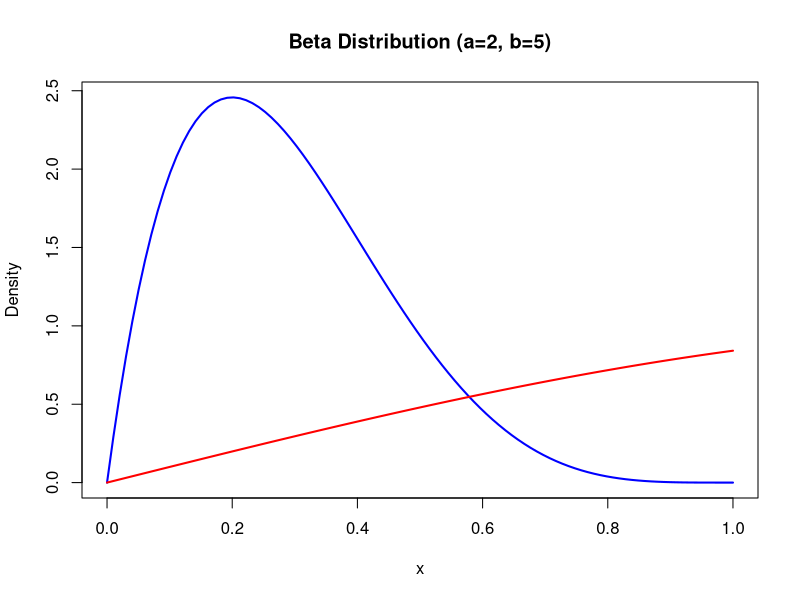
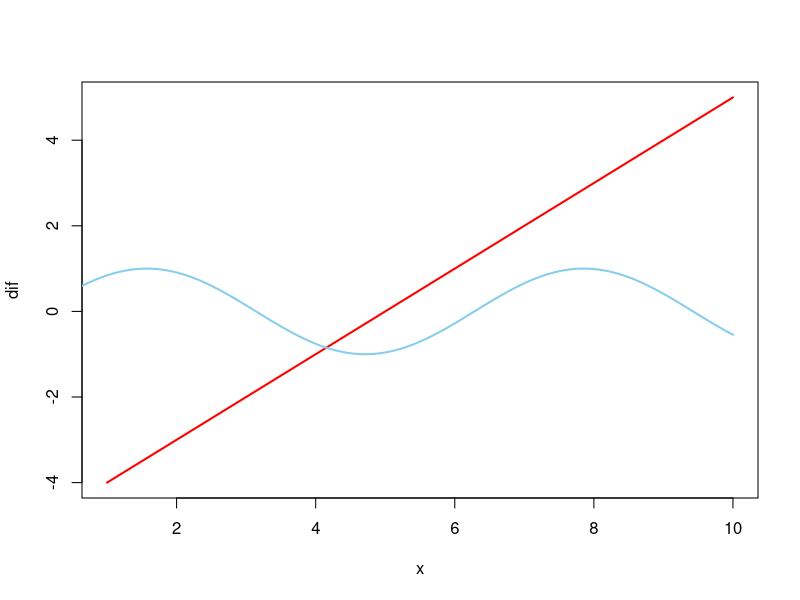
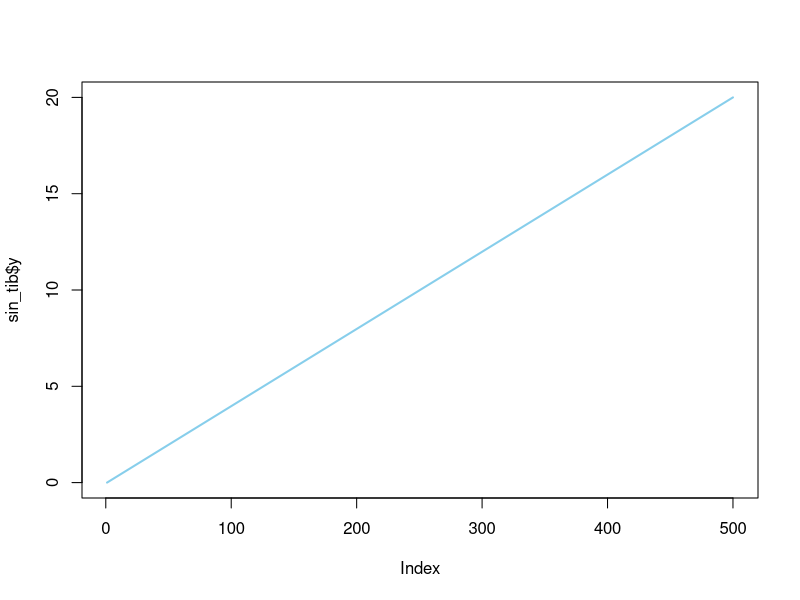
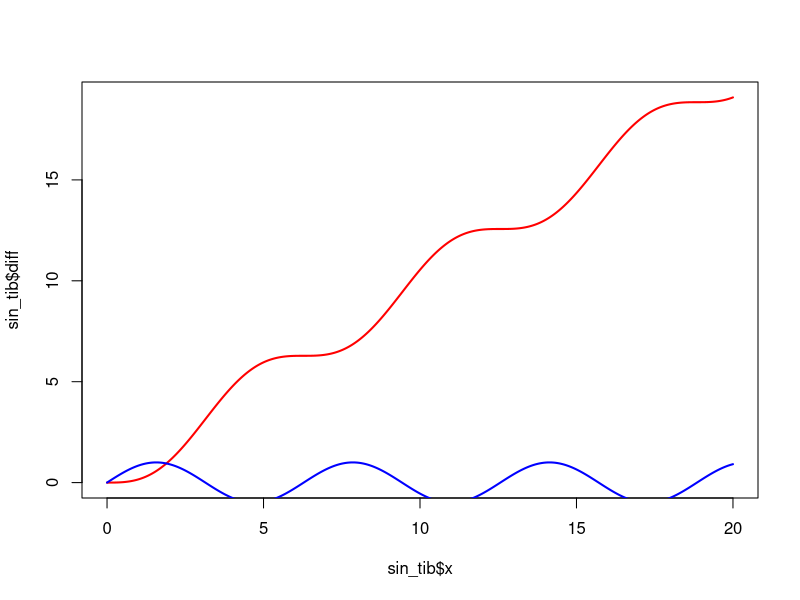
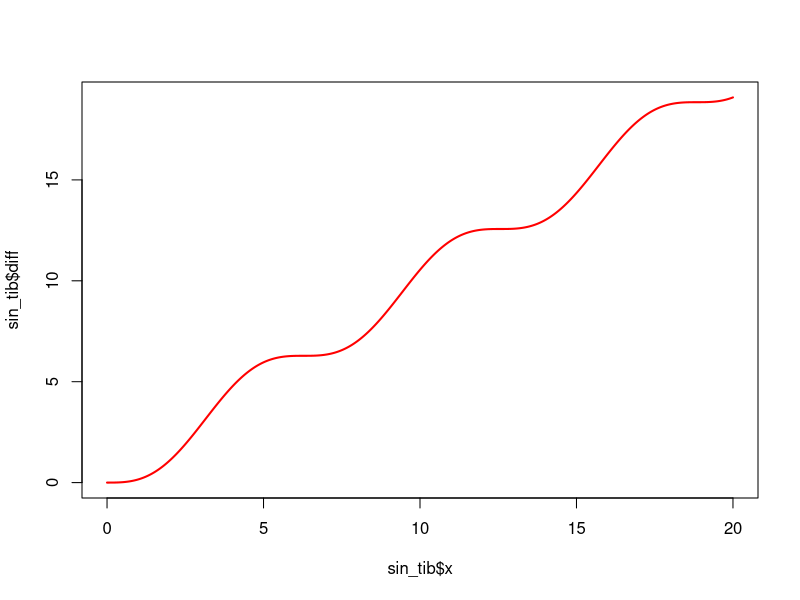

Reproduce these figures in R, in order.
library(tidyverse)

par(mfrow=c(2,1))
par(mfrow=c(1,1))

#----

x <- seq(0,1,length = 100)

y <- dbeta(x,2,5)
plot(x,y,type='l',lwd=2,col='blue',main='Beta Distribution (a=2, b=5)',ylab='Density',xlab='x')

tibble::tibble(x,y) |> View()

z <- sin(x)
lines(x,z,col='red',lwd=2)

#----

x <- seq(0,10,length = 1000)
z <- sin(x)

tibble::tibble(x = 1:10, z = 5, dif = x - z) %>% 
  (\(df) with(df, plot(dif ~ x, type = "l", lwd = 2, col = "red")))

lines(x,z,type='l',lwd=2,col='skyblue')

#----

sin_tib <- tibble::tibble(x = seq(0,20,length = 500),
                          sinx = sin(x),
                          diff = x - sin(x))
# sin_tib |> View()

par(mfrow =c(1,1))
# par(mfrow =c(2,1))
plot(sin_tib$x, sin_tib$y, type = "l", lwd = 2, col = "skyblue")
plot(sin_tib$x, sin_tib$diff, type = "l", lwd = 2, col = "red")
lines(sin_tib$x, sin_tib$sinx, type = "l", lwd = 2, col = "blue")
par(mfrow =c(1,1))



#----

sin_tib <- tibble::tibble(x = seq(0,20,length = 500),
                          sinx = sin(x),
                          diff = x - sin(x))

plot(sin_tib$x, sin_tib$diff, type = "l", lwd = 2, col = "red")


